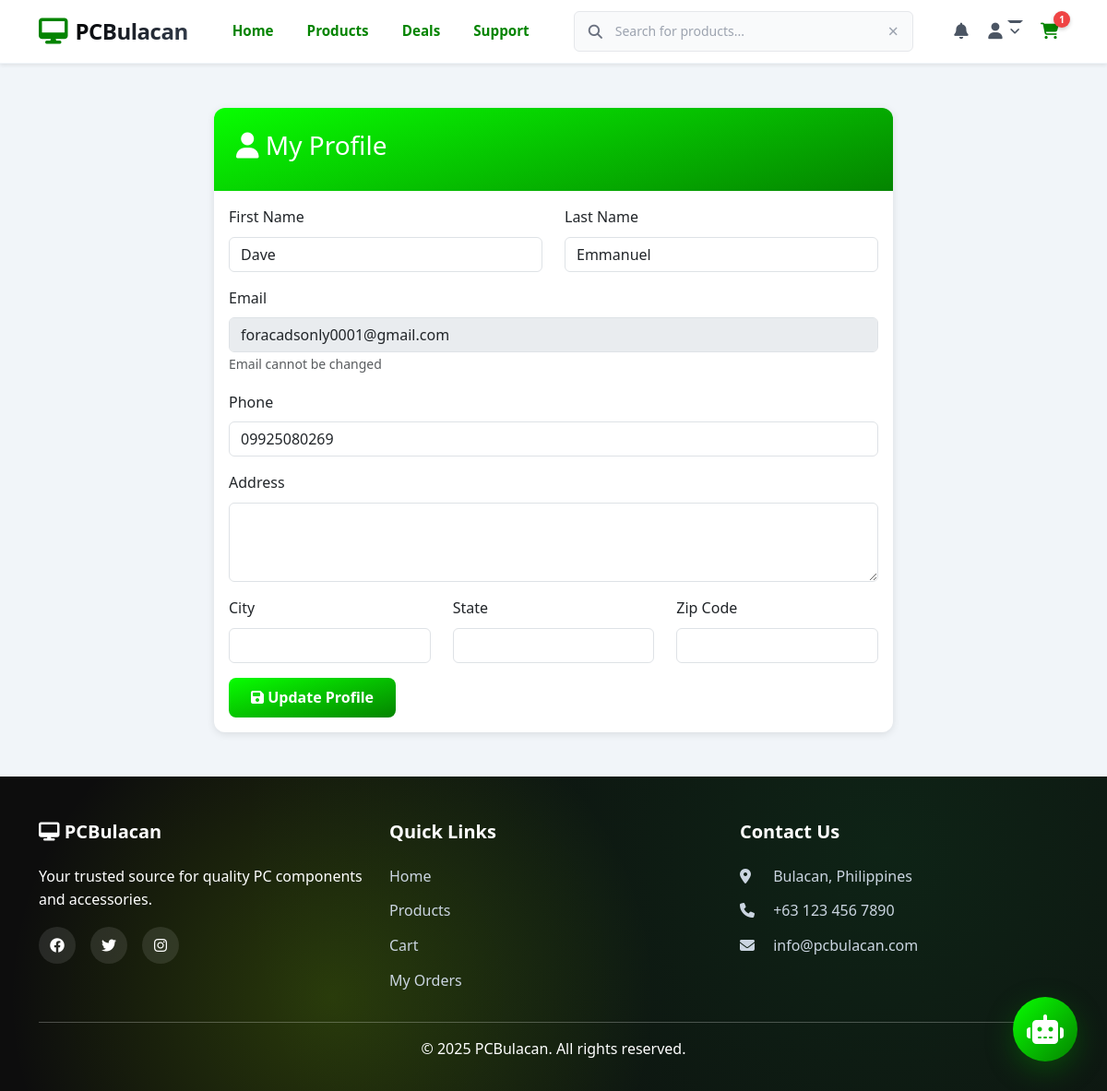
The app's page /accounts/profile/ (signed in) with its own data.
### accounts/models.py (models this page shows, shortened)
class User(AbstractUser):
    username = None
    email = models.EmailField(_('email address'), unique=True)
    phone = models.CharField(max_length=20, blank=True, null=True)
    address = models.TextField(blank=True, null=True)
    city = models.CharField(max_length=100, blank=True, null=True)
    state = models.CharField(max_length=100, blank=True, null=True)
    zip_code = models.CharField(max_length=10, blank=True, null=True)
    profile_picture = models.ImageField(upload_to='profile_pictures/', blank=True, null=True)
    USERNAME_FIELD = 'email'
    REQUIRED_FIELDS = ['first_name', 'last_name']
    objects = UserManager()
    class Meta:
        db_table = 'accounts_user'
        verbose_name = 'User'
        verbose_name_plural = 'Users'
        ordering = ['-date_joined']

### accounts/views.py (the view)
# urls.py: path('profile/', views.profile_view, name='profile'),
@login_required
def profile_view(request):
    if request.method == 'POST':
        form = UserProfileForm(request.POST, instance=request.user)
        if form.is_valid():
            form.save()
            messages.success(request, 'Profile updated successfully!')
            return redirect('accounts:profile')
    else:
        form = UserProfileForm(instance=request.user)
    return render(request, 'accounts/profile.html', {'form': form})

### accounts/forms.py
class UserProfileForm(forms.ModelForm):
    class Meta:
        model = User
        fields = ('first_name', 'last_name', 'phone', 'address', 'city', 'state', 'zip_code')
        widgets = {
            'first_name': forms.TextInput(attrs={'class': 'form-control'}),
            'last_name': forms.TextInput(attrs={'class': 'form-control'}),
            'phone': forms.TextInput(attrs={'class': 'form-control'}),
            'address': forms.Textarea(attrs={'class': 'form-control', 'rows': 3}),
            'city': forms.TextInput(attrs={'class': 'form-control'}),
            'state': forms.TextInput(attrs={'class': 'form-control'}),
            'zip_code': forms.TextInput(attrs={'class': 'form-control'}),
        }

### orders/context_processors.py (called while the page is built)
def cart_context(request):
    if request.user.is_authenticated:
        cart, created = Cart.objects.get_or_create(user=request.user)
        return {
            'cart': cart,
            'cart_count': cart.unique_items_count  # Count unique products, not total quantity
        }
    return {
        'cart': None,
        'cart_count': 0
    }

### orders/models.py (called while the page is built)
    @property
    def unique_items_count(self):
        return self.items.count()

### templates/accounts/profile.html (shortened to what this page needs)
{% extends 'base.html' %}
{% load static %}
{% block content %}
<div class="container my-5">
    <div class="row">
        <div class="col-md-8 mx-auto">
            <div class="card">
                <div class="card-header bg-primary text-white">
                    <h3><i class="fas fa-user"></i> My Profile</h3>
                </div>
                <div class="card-body">
                    <form method="post">
                        <div class="row">
                            <div class="col-md-6 mb-3">
                                <label class="form-label">First Name</label>
                                {{ form.first_name }}
                            </div>
                            <div class="col-md-6 mb-3">
                                <label class="form-label">Last Name</label>
                                {{ form.last_name }}
                            </div>
                        </div>
                        <div class="mb-3">
                            <label class="form-label">Email</label>
                            <input type="email" class="form-control" value="{{ user.email }}" disabled>
                            <small class="text-muted">Email cannot be changed</small>
                        </div>
                        <div class="mb-3">
                            <label class="form-label">Phone</label>
                            {{ form.phone }}
                        </div>
                        <div class="mb-3">
                            <label class="form-label">Address</label>
                            {{ form.address }}
                        </div>
                        <div class="row">
                            <div class="col-md-4 mb-3">
                                <label class="form-label">City</label>
                                {{ form.city }}
                            </div>
                            <div class="col-md-4 mb-3">
                                <label class="form-label">State</label>
                                {{ form.state }}
                            </div>
                            <div class="col-md-4 mb-3">
                                <label class="form-label">Zip Code</label>
                                {{ form.zip_code }}
                            </div>
                        </div>
                        <button type="submit" class="btn btn-primary">
                            <i class="fas fa-save"></i> Update Profile
                        </button>
                    </form>
                </div>
            </div>
        </div>
    </div>
</div>
{% endblock %}

### static/css/styles.css (style rules this page uses)
:root { --primary-color: #048400; --secondary-color: #3b82f6; --success-color: #22c55e; --danger-color: #ef4444; --warning-color: #f59e0b; --info-color: #06b6d4; --dark-color: #1e293b; --light-color: #f8fafc; --gray-color: #64748b; }
* { margin: 0; padding: 0; box-sizing: border-box; }
body { font-family: 'Segoe UI', Tahoma, Geneva, Verdana, sans-serif; line-height: 1.6; color: var(--dark-color); background-color: #f1f5f9; }
.btn-primary { background: #3b82f6; border: 1px solid #3b82f6; color: white; font-weight: 600; }
.card { border: none; border-radius: 12px; box-shadow: 0 2px 8px rgba(0, 0, 0, 0.1); }
.card-header { border-radius: 12px 12px 0 0 !important; border-bottom: none; padding: 1.5rem; }
.btn { border-radius: 8px; padding: 0.6rem 1.5rem; font-weight: 600; transition: all 0.2s ease; }
.btn-primary { background-color: var(--primary-color); border-color: var(--primary-color); }

### templates/accounts/profile.html (style rules this page uses)
.bg-primary { background: linear-gradient(165deg, #08fe01 0%, #048400 100%); }
.btn-primary { background: linear-gradient(165deg, #08fe01 0%, #048400 100%); border: none; }

### records on screen
User: first_name "Dave", last_name "Emmanuel", email "foracadsonly0001@gmail.com", phone "09925080269"

### other values on screen
{{ cart_count|default:0 }} "1"
